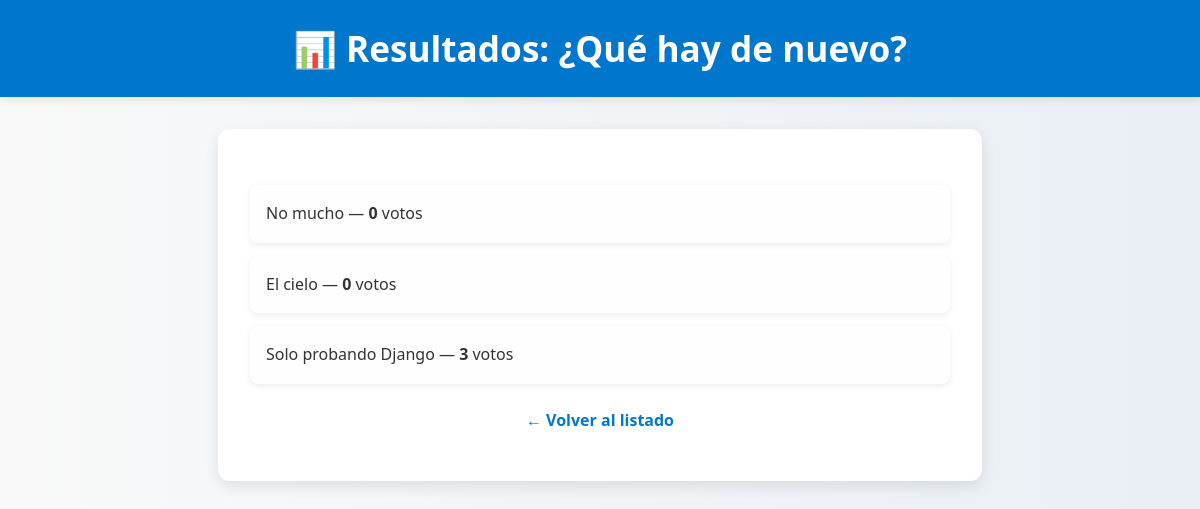
Page /polls/1/results/ on the committed database.
### polls/models.py (models this page shows, shortened)
class Question(models.Model):
    question_text = models.CharField(max_length=200)
    pub_date = models.DateTimeField("date published")

class Choice(models.Model):
    question = models.ForeignKey(Question, on_delete=models.CASCADE)
    choice_text = models.CharField(max_length=200)
    votes = models.IntegerField(default=0)

### polls/views.py (the view)
# urls.py: path("<int:pk>/results/", views.ResultsView.as_view(), name="results"),
class ResultsView(generic.DetailView):
    model = Question
    template_name = "polls/results.html"

### polls/templates/polls/results.html (shortened to what this page needs)
{% load static %}
<!DOCTYPE html>
<html lang="es">
<head>
  <link rel="stylesheet" href="{% static 'polls/style.css' %}">
</head>
<body>
  <h1>📊 Resultados: {{ question.question_text }}</h1>
  <div class="container">
    {% if question.choice_set.all %}
      <ul>
        {% for choice in question.choice_set.all %}
          <li>
            {{ choice.choice_text }} — <strong>{{ choice.votes }}</strong> votos
          </li>
        {% endfor %}
      </ul>
    {% else %}
      <p>No hay votos registrados para esta encuesta.</p>
    {% endif %}
    <p><a href="{% url 'polls:index' %}">← Volver al listado</a></p>
  </div>
</body>
</html>

### polls/static/polls/style.css (style rules this page uses)
body { font-family: 'Segoe UI', Tahoma, Geneva, Verdana, sans-serif; margin: 0; padding: 0; background: linear-gradient(to right, #f9f9f9, #e9eff5); color: #333; line-height: 1.6; }
h1 { background: #0077cc; color: #fff; padding: 1.5rem; margin: 0; text-align: center; font-size: 2rem; line-height: 1.4; box-shadow: 0 2px 10px rgba(0,0,0,0.1); animation: fadeInDown 0.8s ease-out; }
.container { margin: 1rem; padding: 1.5rem; background: white; border-radius: 12px; box-shadow: 0 5px 15px rgba(0,0,0,0.1); animation: fadeIn 0.7s ease-in; }
ul { list-style: none; padding: 0; margin-top: 1.5rem; }
li { background: #fefefe; margin: 0.8rem 0; padding: 1.2rem; border-radius: 8px; box-shadow: 0 2px 6px rgba(0,0,0,0.08); font-size: 1.2rem; transition: all 0.3s ease; }
a { color: #0077cc; font-weight: 600; text-decoration: none; font-size: 1.1rem; display: block; margin-top: 1.5rem; text-align: center; }
@media (min-width: 600px) { .container { max-width: 700px; margin: 2rem auto; padding: 2rem; } }
@media (min-width: 600px) { h1 { font-size: 2.2rem; } }
@media (min-width: 600px) { li { font-size: 1rem; padding: 1rem; } }
@media (min-width: 600px) { a { font-size: 1rem; } }

### rows in the picture
Question: question_text "¿Qué hay de nuevo?"
Choice: choice_text "No mucho", votes "0"
Choice: choice_text "El cielo", votes "0"
Choice: choice_text "Solo probando Django", votes "3"
